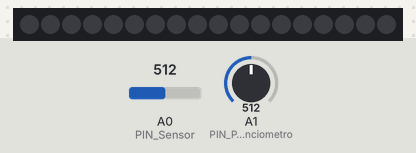
Simulated run of this sketch. Board: Arduino Uno, built with avr-gcc and run on an emulated ATmega328P. Parts: 18 RGB LEDs in strip order, left to right. The inputs (shaded band) are chosen by the test bench; at power-on: A1 (PIN_Potenciometro) = 512, A0 (PIN_Sensor) = 512. Dim RGB values are drawn brighter than linear; what the sketch prints to the serial monitor is not drawn.

Above: at 1.2 s.
1.3 s: A1 (PIN_Potenciometro) set to 0
At 1.75 s:
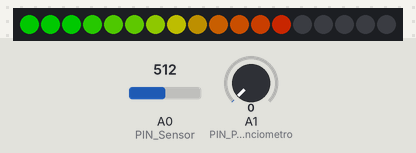
At 2.35 s:
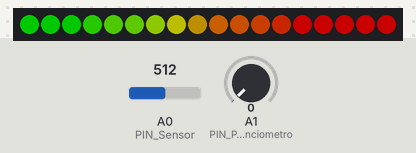
3.7 s: A0 (PIN_Sensor) set to 0
Timing chart, 0 to 4.5 s (numbered marks = the images above; inputs shaded):
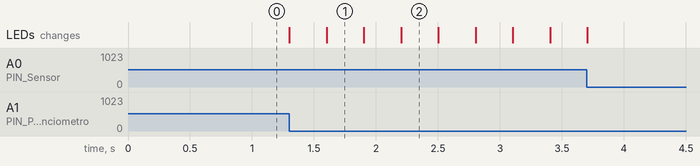

Measured:
- after the input at 1.3 s, the LEDs: first change at once (image 1 shows a later state)

The sketch:

led.ino
```cpp
#include <Adafruit_NeoPixel.h>

#define PIN 6
#define NUMLEDS 18
#define PIN_Potenciometro A1
#define PIN_Sensor A0

Adafruit_NeoPixel leds = Adafruit_NeoPixel(NUMLEDS,PIN,NEO_GRB+NEO_KHZ800);

void setup(){
 Serial.begin(115200);

 pinMode(PIN_Sensor, INPUT);
 pinMode(PIN_Potenciometro, INPUT);

 leds.begin();
 leds.setBrightness(100);
}

void loop(){
int intensi = analogRead(PIN_Sensor);
int set = analogRead(PIN_Potenciometro);

Serial.print(intensi);
Serial.print(" ");
Serial.println(set);


clear();

if (intensi > set + 10){
 led(0,0,255,0);
}
if (intensi > set + 15){
 led(1,0,255,0);
}
if (intensi > set + 20){
 led(2,0,255,0);
}
if (intensi > set + 25){
 led(3,50,255,0);
}
if (intensi > set + 30){
 led(4,100,255,0);
}
if (intensi > set + 35){
 led(5,120,255,0);
}
if (intensi > set + 40){
 led(6,180,255,0);
}
if (intensi > set + 45){
 led(7,200,200,0);
}
if (intensi > set + 50){
 led(8,200,150,0);
}
if (intensi > set + 55){
 led(9,255,120,0);
}
if (intensi > set + 60){
 led(10,255,100,0);
}
if (intensi > set + 65){
 led(11,255,80,0);
}
if (intensi > set + 70){
 led(12,255,50,0);
}
if (intensi > set + 75){
 led(13,255,0,0);
}
if (intensi > set + 80){
 led(14,255,0,0);
}
if (intensi > set + 85){
 led(15,255,0,0);
}
if (intensi > set + 90){
 led(16,255,0,0);
}
if (intensi > set + 100){
 led(17,255,0,0);
}

}

void led(byte nled,byte r, byte g, byte b){
  leds.setPixelColor(nled, leds.Color(r, g, b));
  leds.show();
  delay(1);
}

void clear(){
  for(byte x = 0; x < NUMLEDS; x++){
     leds.setPixelColor(x, leds.Color(0, 0, 0));
}
}
```
